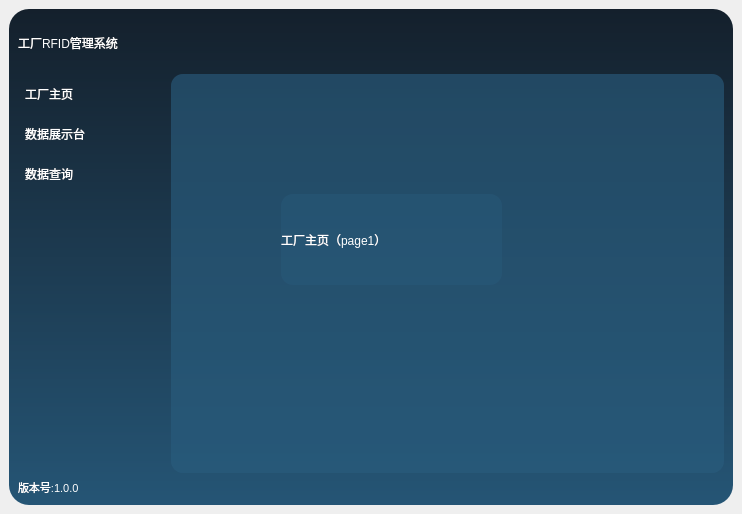
<?xml version="1.0" encoding="UTF-8"?>
<ui version="4.0">
 <class>MainWindow</class>
 <widget class="QMainWindow" name="MainWindow">
  <property name="geometry">
   <rect>
    <x>0</x>
    <y>0</y>
    <width>742</width>
    <height>514</height>
   </rect>
  </property>
  <property name="windowTitle">
   <string>MainWindow</string>
  </property>
  <widget class="QWidget" name="centralwidget">
   <layout class="QHBoxLayout" name="horizontalLayout_3">
    <item>
     <widget class="QWidget" name="widget_3" native="true">
      <property name="styleSheet">
       <string notr="true">QWidget#widget_3{
	background-color: qlineargradient(x0:0, y1:0,x0:1, y2:1, stop:0 rgb(20, 32, 44), stop:1 rgb(37, 85, 117));
	border-radius:20px  
}
</string>
      </property>
      <layout class="QVBoxLayout" name="verticalLayout">
       <item>
        <widget class="QLabel" name="label">
         <property name="minimumSize">
          <size>
           <width>0</width>
           <height>50</height>
          </size>
         </property>
         <property name="styleSheet">
          <string notr="true">font: 25 20pt &quot;微软雅黑 Light&quot;;
color: rgb(255, 255, 255);</string>
         </property>
         <property name="text">
          <string>工厂RFID管理系统</string>
         </property>
        </widget>
       </item>
       <item>
        <layout class="QHBoxLayout" name="horizontalLayout_2" stretch="1,4">
         <item>
          <widget class="QListWidget" name="listWidget">
           <property name="sizePolicy">
            <sizepolicy hsizetype="Preferred" vsizetype="Preferred">
             <horstretch>1</horstretch>
             <verstretch>0</verstretch>
            </sizepolicy>
           </property>
           <property name="minimumSize">
            <size>
             <width>147</width>
             <height>0</height>
            </size>
           </property>
           <property name="maximumSize">
            <size>
             <width>207</width>
             <height>16777215</height>
            </size>
           </property>
           <property name="styleSheet">
            <string notr="true">QListView {
	border:none;
	background-color: rgba(255, 255, 255, 0);
	color: rgb(255, 255, 255);
}
QListView::item{
background-color: transparent;
height:40px;
padding-left:4px;

}
QListView::item:hover {
	background-color:  transparent;
	color: rgba(43, 162, 238,150);



}
QListView::item:selected {
	/*background-color: transparent;*/
background-color:  transparent;
	color: rgb(43, 162, 238);


}
</string>
           </property>
           <item>
            <property name="text">
             <string>工厂主页</string>
            </property>
            <property name="icon">
             <iconset resource="resource.qrc">
              <normaloff>:/img/buttom_white/首页_home.svg</normaloff>:/img/buttom_white/首页_home.svg</iconset>
            </property>
           </item>
           <item>
            <property name="text">
             <string>数据展示台</string>
            </property>
            <property name="icon">
             <iconset resource="resource.qrc">
              <normaloff>:/img/buttom_white/数据_data-three.svg</normaloff>:/img/buttom_white/数据_data-three.svg</iconset>
            </property>
           </item>
           <item>
            <property name="text">
             <string>数据查询</string>
            </property>
            <property name="icon">
             <iconset resource="resource.qrc">
              <normaloff>:/img/buttom_white/放大_zoom-in.svg</normaloff>:/img/buttom_white/放大_zoom-in.svg</iconset>
            </property>
           </item>
          </widget>
         </item>
         <item>
          <widget class="QStackedWidget" name="stackedWidget">
           <property name="sizePolicy">
            <sizepolicy hsizetype="Preferred" vsizetype="Preferred">
             <horstretch>4</horstretch>
             <verstretch>0</verstretch>
            </sizepolicy>
           </property>
           <property name="minimumSize">
            <size>
             <width>551</width>
             <height>381</height>
            </size>
           </property>
           <property name="styleSheet">
            <string notr="true">background-color: rgba(40, 91, 126, 100);
border-radius:12px ;

	</string>
           </property>
           <property name="currentIndex">
            <number>0</number>
           </property>
           <widget class="QWidget" name="page">
            <widget class="QLabel" name="label_2">
             <property name="geometry">
              <rect>
               <x>110</x>
               <y>120</y>
               <width>221</width>
               <height>91</height>
              </rect>
             </property>
             <property name="styleSheet">
              <string notr="true">color: rgb(255, 255, 255);</string>
             </property>
             <property name="text">
              <string>工厂主页（page1）</string>
             </property>
            </widget>
           </widget>
           <widget class="QWidget" name="page_2">
            <widget class="QLabel" name="label_3">
             <property name="geometry">
              <rect>
               <x>160</x>
               <y>110</y>
               <width>211</width>
               <height>111</height>
              </rect>
             </property>
             <property name="styleSheet">
              <string notr="true">color: rgb(255, 255, 255);</string>
             </property>
             <property name="text">
              <string>数据展示台page2</string>
             </property>
            </widget>
           </widget>
           <widget class="QWidget" name="page_3">
            <widget class="QLabel" name="label_4">
             <property name="geometry">
              <rect>
               <x>100</x>
               <y>100</y>
               <width>141</width>
               <height>81</height>
              </rect>
             </property>
             <property name="styleSheet">
              <string notr="true">color: rgb(255, 255, 255);</string>
             </property>
             <property name="text">
              <string>查询page3</string>
             </property>
            </widget>
           </widget>
          </widget>
         </item>
        </layout>
       </item>
       <item>
        <widget class="QLabel" name="edition">
         <property name="styleSheet">
          <string notr="true">color: rgb(255, 255, 255);
font: 8pt ;</string>
         </property>
         <property name="text">
          <string>版本号:1.0.0</string>
         </property>
        </widget>
       </item>
      </layout>
     </widget>
    </item>
   </layout>
  </widget>
  <widget class="QMenuBar" name="menubar">
   <property name="geometry">
    <rect>
     <x>0</x>
     <y>0</y>
     <width>742</width>
     <height>22</height>
    </rect>
   </property>
  </widget>
 </widget>
 <resources>
  <include location="resource.qrc"/>
 </resources>
 <connections/>
</ui>
